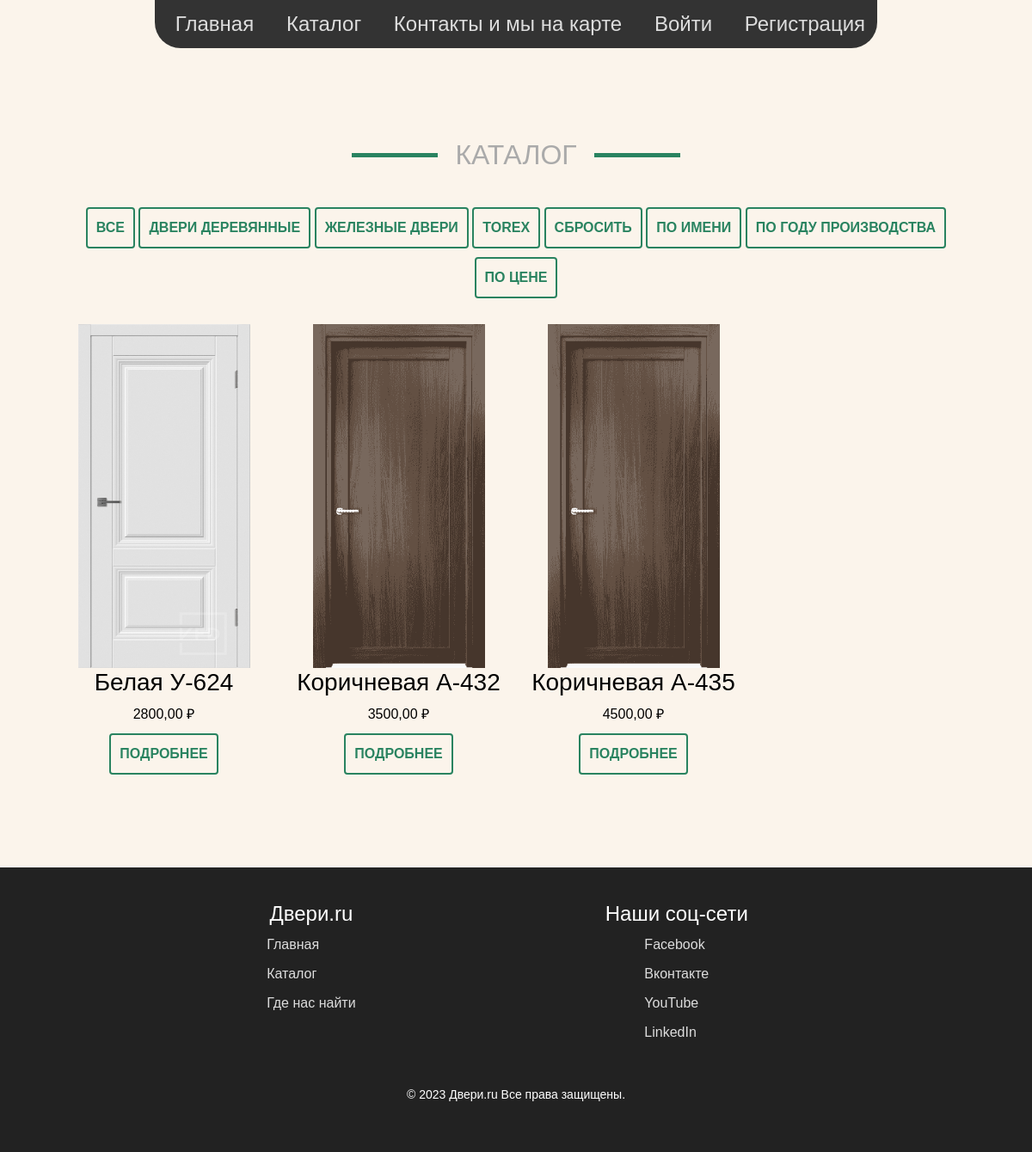
Page /?category=5&order_by=name on the committed database.
### demo/models.py (models this page shows, shortened)
class Category(models.Model):
    name = models.CharField( max_length=254, verbose_name='Наименование', blank=False)

class Product(models.Model):
    name = models.CharField(max_length=254, verbose_name='Имя', blank=False)
    date = models.DateTimeField( verbose_name='дата обновления', auto_now_add=True)
    photo_file = models.ImageField(max_length=254, upload_to=get_name_file,
                                   blank=True, null=True,
                                   validators=[FileExtensionValidator(allowed_extensions=['png','jpg','jpeg'])])
    year = models.IntegerField(verbose_name='Год производства', blank=True)
    coutry = models.CharField(max_length=254, verbose_name='Страна производства', blank=True)
    price = models.DecimalField(verbose_name='Стоимость', max_digits=10, decimal_places=2, blank=False,
                                     default=0.00)
    count = models.IntegerField(verbose_name='Количество', blank=False, default=0)
    category = models.ForeignKey('Category', verbose_name='Категория', on_delete=models.CASCADE)

### demo/views.py (the view)
# urls.py: path('', catalog, name='catalog'),
def catalog(request):
    category = request.GET.get('category')
    if category:
        products = Product.objects.filter(count__gte=1, category=category)
    else:
        products = Product.objects.filter(count__gte=1)
    order_by = request.GET.get('order_by')
    if order_by:
        products = products.order_by(order_by)
    else:
        products = products.order_by('-date')
    return render(request, 'demo/catalog.html',
                  context={'products': products,
                           'category': Category.objects.all(),
                           })

### templates/demo/catalog.html (shortened to what this page needs)
{% extends "index.html" %}
{% block content %}
    <div class="popular"
         >
        <div class="container">
            <div class="row popular-title">
                <h2>Каталог</h2>
            </div>
            <div class="category-controll text-center">
                {% if not request.GET.category %}
                    <a class="btn" >Все</a>
                {% else %}
                <a class="btn" href="{% url 'catalog' %}?order_by={{ request.GET.order_by }}" data-filter="all">Все</a>
                {% endif %}
                {% for i in category %}
                    <a class="btn" href="{% url 'catalog' %}?category={{ i.pk }}&order_by={{ request.GET.order_by }}" data-filter="all">{{ i.name}}</a>
                {% endfor %}
                {% if not request.GET.order_by %}
                    <a class="btn" >Cбросить </a>
                {% else %}
                <a class="btn" href="{% url 'catalog' %}?category={{ request.GET.category }}" data-filter="all">Cбросить </a>
                {% endif %}
                <a class="btn" href="{% url 'catalog' %}?order_by=name&category={{ request.GET.category }}" data-filter="all">По имени</a>
                <a class="btn" href="{% url 'catalog' %}?order_by=year&category={{ request.GET.category }}" data-filter="all">По году производства</a>
                <a class="btn" href="{% url 'catalog' %}?order_by=price&category={{ request.GET.category }}" data-filter="all">По цене</a>
            </div>
            <div class="row popular-goods catalog">
                {% for item in products %}
                    <div class="product_my" data-order="58000">
                        <img class="product_img" src="files/{{ item.photo_file }}" alt="Название">
                        <h3>{{ item.name }}</h3>
                        <div>{{ item.price }} &#8381;</div>
                        <div class="product_btns">
                            <a href="detail/{{ item.id }}" class="btn">Подробнее</a>
                        </div>
                    </div>
                {% endfor %}
            </div>
        </div>
    </div>
{% endblock %}

### demo/static/css/main.css (style rules this page uses)
.product_img { height: 400px; width: 200px; }
.product_my { min-width: 270px; -webkit-box-flex: 0; -ms-flex: 0 0 25%; flex: 0 0 25%; display: flex; flex-direction: column; align-items: center; }
.product_btns { display: flex; flex-direction: column; width: 100%; align-items: center; margin-top: 10px; }
body { padding-top: 5rem; background-color: #fbf4eb; }
:root { --text-dark: #222; --text-light: #fff; --text-accent: #298360; --text-danger: #f00; --text-small: #aaa; }
* { box-sizing: border-box; }
body { margin: 0; font-family: sans-serif; color: var(--text-main); }
.container { margin: 0 auto; max-width: 1200px; width: 100%; }
.row { padding: 0 15px; display: flex; flex-wrap: wrap; align-items: center; justify-content: space-between; }
.header-inner h2, .popular-title h2 { color: var(--text-small); text-transform: uppercase; justify-content: center; display: flex; align-items: center; }
.header-inner h2:before, .header-inner h2:after, .popular-title h2:before, .popular-title h2:after { display: block; content: ''; width: 100px; height: 5px; background-color: var(--text-accent); margin: 20px; }
.door a, .btn { cursor: pointer; display: block; margin: 0px 0 10px 0; text-transform: uppercase; text-decoration: none; color: var(--text-accent); border: 2px solid var(--text-accent); padding: 10px; transition: 0.2s; }
.btn { background-color: transparent; display: inline-block; text-align: center; font-weight: bold; }
.text-center { text-align: center; }
.popular { background-size: cover; padding-bottom: 50px; }
.popular-title { justify-content: center; padding: 30px 0; }
.catalog { justify-content: flex-start; align-items: flex-start; margin-top: 20px; }

### rows in the picture
Category: name "ДВЕРИ ДЕРЕВЯННЫЕ"
Category: name "ЖЕЛЕЗНЫЕ ДВЕРИ"
Category: name "TOREX"
Product: photo_file (picture), name "Белая У-624", price "2800,00"
Product: photo_file (picture), name "Коричневая А-432", price "3500,00"
Product: photo_file (picture), name "Коричневая А-435", price "4500,00"
